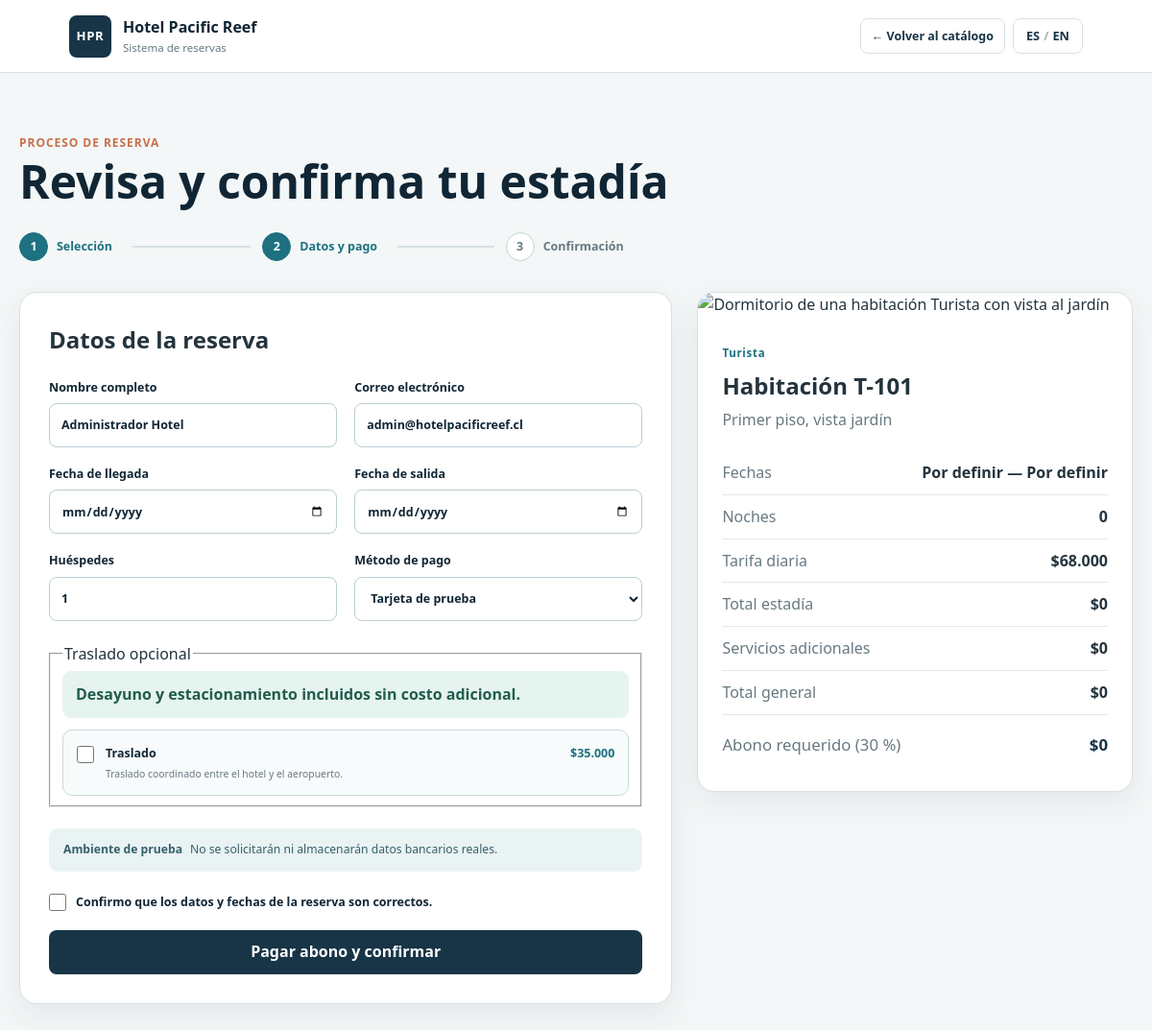
The page /reservation.php?room=1 (signed in) on the database its author committed.
### tables this page shows
CREATE TABLE services (
    id BIGINT UNSIGNED AUTO_INCREMENT PRIMARY KEY,
    name VARCHAR(120) NOT NULL UNIQUE,
    description VARCHAR(500) NOT NULL,
    price DECIMAL(12, 2) NOT NULL DEFAULT 0,
    is_active BOOLEAN NOT NULL DEFAULT TRUE,
    CONSTRAINT chk_service_price CHECK (price >= 0)
);

CREATE TABLE rooms (
    id BIGINT UNSIGNED AUTO_INCREMENT PRIMARY KEY,
    room_type_id BIGINT UNSIGNED NOT NULL,
    capacity TINYINT UNSIGNED NOT NULL,
    room_number VARCHAR(20) NOT NULL UNIQUE,
    location VARCHAR(120) NOT NULL,
    description VARCHAR(500) NOT NULL,
    equipment JSON NOT NULL,
    image_url VARCHAR(500) NULL,
    status ENUM('available', 'occupied', 'maintenance', 'inactive') NOT NULL DEFAULT 'available',
    created_at TIMESTAMP NOT NULL DEFAULT CURRENT_TIMESTAMP,
    updated_at TIMESTAMP NOT NULL DEFAULT CURRENT_TIMESTAMP ON UPDATE CURRENT_TIMESTAMP,
    CONSTRAINT fk_rooms_room_type
        FOREIGN KEY (room_type_id) REFERENCES room_types(id),
    CONSTRAINT chk_room_capacity CHECK (capacity > 0)
);

CREATE TABLE room_types (
    id BIGINT UNSIGNED AUTO_INCREMENT PRIMARY KEY,
    name VARCHAR(80) NOT NULL UNIQUE,
    description VARCHAR(500) NOT NULL,
    base_price DECIMAL(12, 2) NOT NULL,
    max_guests TINYINT UNSIGNED NOT NULL,
    created_at TIMESTAMP NOT NULL DEFAULT CURRENT_TIMESTAMP,
    CONSTRAINT chk_room_type_price CHECK (base_price > 0),
    CONSTRAINT chk_room_type_capacity CHECK (max_guests > 0)
);

### src/Support/I18n.php (called while the page is built, shortened)
<?php
final class I18n
{
    public static function language(): string
    {
        return (string) ($_SESSION['language'] ?? 'es');
    }
}

### public/_bootstrap.php (called while the page is built, shortened)
<?php
$projectRoot = dirname(__DIR__);
require_once $projectRoot . '/src/Auth/Auth.php';
require_once $projectRoot . '/src/Support/I18n.php';
if (!function_exists('escape')) {
    function escape(string $value): string
    {
        return htmlspecialchars($value, ENT_QUOTES, 'UTF-8');
    }
}
if (!function_exists('languageUrl')) {
    function languageUrl(string $language): string
    {
        $return = (string) ($_SERVER['REQUEST_URI'] ?? '/index.php');
        return '/language.php?lang=' . rawurlencode($language) . '&return=' . rawurlencode($return);
    }
}

### src/Database/Connection.php (called while the page is built, shortened)
<?php
final class Connection
{
    public static function create(): PDO
    {
        $projectRoot = dirname(__DIR__, 2);
        $configFile = $projectRoot . '/config/database.php';
        $config = require (is_file($configFile)
            ? $configFile
            : $projectRoot . '/config/database.example.php');
        $dsn = sprintf(
            'mysql:host=%s;port=%d;dbname=%s;charset=%s',
            $config['host'],
            $config['port'],
            $config['database'],
            $config['charset']
        );
        return new PDO($dsn, $config['username'], $config['password'], [
            PDO::ATTR_ERRMODE => PDO::ERRMODE_EXCEPTION,
            PDO::ATTR_DEFAULT_FETCH_MODE => PDO::FETCH_ASSOC,
            PDO::ATTR_EMULATE_PREPARES => false,
        ]);
    }
}

### config/database.example.php (called while the page is built, shortened)
<?php
return [
    'host' => getenv('DB_HOST') ?: '127.0.0.1',
    'port' => (int) (getenv('DB_PORT') ?: 3306),
    'database' => getenv('DB_NAME') ?: 'hotel_pacific_reef',
    'username' => getenv('DB_USER') ?: 'root',
    'password' => getenv('DB_PASSWORD') ?: '',
    'charset' => 'utf8mb4',
];

### src/Repositories/ReservationRepository.php (called while the page is built, shortened)
<?php
final class ReservationRepository
{
    public function room(int $id): ?array
    {
        $statement = $this->pdo->prepare(
            'SELECT rooms.*, room_types.name AS category,
                    room_types.base_price AS price
             FROM rooms
             INNER JOIN room_types ON room_types.id = rooms.room_type_id
             WHERE rooms.id = :id'
        );
        $statement->execute(['id' => $id]);
        $room = $statement->fetch();
        return $room === false ? null : $room;
    }
    public function services(): array
    {
        return $this->pdo->query(
            "SELECT id, name, description, price FROM services
             WHERE is_active = 1 AND name = 'Traslado' ORDER BY id"
        )->fetchAll();
    }
}

### src/Auth/Auth.php (called while the page is built, shortened)
<?php
final class Auth
{
    public static function user(): ?array
    {
        $user = $_SESSION['auth_user'] ?? null;
        return is_array($user) ? $user : null;
    }
}

### src/Data/room_galleries.php (called while the page is built, shortened)
<?php
return [
    'Turista' => [
        ['src' => 'assets/images/rooms/turista-room-main.png', 'alt' => 'Dormitorio de una habitación Turista con vista al jardín'],
        ['src' => 'assets/images/rooms/turista-room-detail.png', 'alt' => 'Espacio de descanso y trabajo de una habitación Turista'],
        ['src' => 'assets/images/rooms/turista-room-bathroom.png', 'alt' => 'Baño privado de una habitación Turista'],
    ],
    'Premium' => [
        ['src' => 'assets/images/rooms/premium-room-main.png', 'alt' => 'Dormitorio de una habitación Premium con vista al mar'],
        ['src' => 'assets/images/rooms/premium-room-terrace.png', 'alt' => 'Terraza privada de una habitación Premium'],
        ['src' => 'assets/images/rooms/premium-room-bathroom.png', 'alt' => 'Baño con jacuzzi de una habitación Premium'],
    ],
];

### public/reservation.php (the view, shortened to what this page needs)
<?php
require __DIR__ . '/_bootstrap.php';
require $projectRoot . '/src/Database/Connection.php';
require $projectRoot . '/src/Repositories/ReservationRepository.php';
$roomGalleries = require $projectRoot . '/src/Data/room_galleries.php';
function money(float $value): string
{
    return '$' . number_format($value, 0, ',', '.');
}
$error = null;
$confirmation = null;
$services = [];
$authUser = Auth::user();
$roomId = (int) ($_POST['room_id'] ?? $_GET['room'] ?? 0);
$checkIn = (string) ($_POST['check_in'] ?? $_GET['check_in'] ?? '');
$checkOut = (string) ($_POST['check_out'] ?? $_GET['check_out'] ?? '');
$guests = (int) ($_POST['guests'] ?? $_GET['guests'] ?? 1);
$room = null;
try {
    $repository = new ReservationRepository(Connection::create());
    $services = $repository->services();
    $room = $repository->room($roomId);
} catch (Throwable $exception) {
    $error = $exception->getMessage();
}
$gallery = $room !== null ? ($roomGalleries[$room['category']] ?? $roomGalleries['Turista']) : [];
$nights = 0;
$total = $room !== null ? (float) $room['price'] * $nights : 0;
$deposit = round($total * 0.30, 2);
?>
<!DOCTYPE html>
<html lang="<?= I18n::language() ?>">
<head>
    <link rel="stylesheet" href="assets/css/styles.css">
    <link rel="stylesheet" href="assets/css/auth.css">
    <link rel="stylesheet" href="assets/css/reservation.css">
    <link rel="stylesheet" href="assets/css/week7.css">
    <link rel="stylesheet" href="assets/css/responsive.css">
</head>
<body class="reservation-page">
<header class="site-header compact-header">
    <a class="brand" href="index.php" aria-label="Hotel Pacific Reef, volver al inicio">
        <span class="brand-mark" aria-hidden="true">HPR</span>
        <span class="brand-copy"><strong>Hotel Pacific Reef</strong><small>Sistema de reservas</small></span>
    </a>
    <div class="account-links"><a class="back-link" href="index.php#habitaciones">← Volver al catálogo</a><a class="language-button" href="<?= escape(languageUrl(I18n::language() === 'es' ? 'en' : 'es')) ?>" aria-label="Cambiar idioma">ES <span>/</span> EN</a></div>
</header>
<main class="reservation-main">
    <?php if ($confirmation !== null): ?>
        <section class="confirmation-card" aria-labelledby="confirmationTitle">
            <div class="confirmation-icon" aria-hidden="true">✓</div>
            <p class="section-kicker">Pago de prueba aprobado</p>
            <h1 id="confirmationTitle">Reserva confirmada</h1>
            <p>La reserva, el ticket y el correo de confirmación de prueba fueron generados correctamente.</p>
            <div class="ticket ticket-result">
                <div>
                    <span>Código de reserva</span>
                    <strong><?= escape($confirmation['code']) ?></strong>
                    <dl>
                        <div><dt>Habitación</dt><dd><?= escape($confirmation['room_number'] . ' · ' . $confirmation['category']) ?></dd></div>
                        <div><dt>Estadía</dt><dd><?= escape($confirmation['check_in']) ?> al <?= escape($confirmation['check_out']) ?></dd></div>
                        <div><dt>Huéspedes</dt><dd><?= (int) $confirmation['guests'] ?></dd></div>
                        <div><dt>Habitación</dt><dd><?= money((float) $confirmation['room_total']) ?></dd></div>
                        <div><dt>Servicios</dt><dd><?= money((float) $confirmation['service_total']) ?></dd></div>
                        <div><dt>Total</dt><dd><?= money((float) $confirmation['total']) ?></dd></div>
                        <div><dt>Abono pagado</dt><dd><?= money((float) $confirmation['deposit']) ?></dd></div>
                    </dl>
                    <?php if ($confirmation['services'] !== []): ?>
                        <p><strong>Servicios contratados:</strong></p>
                        <ul>
                            <?php foreach ($confirmation['services'] as $service): ?>
                                <li><?= escape((string) $service['name']) ?> × <?= (int) $service['quantity'] ?> — <?= money((float) $service['subtotal']) ?></li>
                            <?php endforeach; ?>
                        </ul>
                    <?php endif; ?>
                </div>
                <img src="<?= escape($confirmation['qr_url']) ?>" width="260" height="260" alt="Código QR del ticket <?= escape($confirmation['code']) ?>">
            </div>
            <p class="mail-status">El pago fue procesado y el correo quedó disponible en la bandeja de prueba del sistema.</p>
            <div class="confirmation-actions">
                <a class="secondary-button" href="<?= escape($confirmation['ticket_url']) ?>" target="_blank" rel="noopener">Abrir ticket verificable</a>
                <a class="secondary-button" href="<?= escape($confirmation['mail_preview_url']) ?>" target="_blank" rel="noopener">Ver correo generado</a>
                <a class="primary-button" href="index.php">Volver al inicio</a>
            </div>
        </section>
    <?php elseif ($room !== null): ?>
        <section class="reservation-intro">
            <p class="section-kicker">Proceso de reserva</p>
            <h1>Revisa y confirma tu estadía</h1>
            <ol class="stepper" aria-label="Progreso de la reserva">
                <li class="complete"><span>1</span>Selección</li>
                <li class="active"><span>2</span>Datos y pago</li>
                <li><span>3</span>Confirmación</li>
            </ol>
        </section>
        <div class="reservation-layout">
            <section class="reservation-form-card" aria-labelledby="formTitle">
                <h2 id="formTitle">Datos de la reserva</h2>
                <form method="post">
                    <div class="field-grid">
                        <label>Nombre completo<input value="<?= escape((string) $authUser['full_name']) ?>" autocomplete="name" readonly></label>
                        <label>Correo electrónico<input type="email" value="<?= escape((string) $authUser['email']) ?>" autocomplete="email" readonly></label>
                        <label>Fecha de llegada<input name="check_in" type="date" min="<?= date('Y-m-d') ?>" value="<?= escape($checkIn) ?>" required></label>
                        <label>Fecha de salida<input name="check_out" type="date" min="<?= date('Y-m-d', strtotime('+1 day')) ?>" value="<?= escape($checkOut) ?>" required></label>
                        <label>Huéspedes<input name="guests" type="number" min="1" max="<?= (int) $room['capacity'] ?>" value="<?= $guests ?>" required></label>
                        <label>Método de pago<select name="payment_method"><option>Tarjeta de prueba</option></select></label>
                    </div>
                    <?php if ($services !== []): ?>
                        <fieldset class="service-options">
                            <legend>Traslado opcional</legend>
                            <p class="included-services">Desayuno y estacionamiento incluidos sin costo adicional.</p>
                            <?php foreach ($services as $service): ?>
                                <label class="service-option">
                                    <input type="checkbox" name="services[]" value="<?= (int) $service['id'] ?>" data-price="<?= escape((string) $service['price']) ?>" data-name="<?= escape((string) $service['name']) ?>">
                                    <span><strong><?= escape((string) $service['name']) ?></strong><small><?= escape((string) $service['description']) ?></small></span>
                                    <span class="service-price"><?= money((float) $service['price']) ?></span>
                                </label>
                            <?php endforeach; ?>
                        </fieldset>
                    <?php endif; ?>
                    <div class="test-payment"><strong>Ambiente de prueba</strong><span>No se solicitarán ni almacenarán datos bancarios reales.</span></div>
                    <label class="terms"><input type="checkbox" name="confirm_terms" value="1" required> Confirmo que los datos y fechas de la reserva son correctos.</label>
                    <button class="primary-button confirm-button" type="submit">Pagar abono y confirmar</button>
                </form>
            </section>
            <aside class="reservation-summary" aria-labelledby="summaryTitle" data-daily-rate="<?= escape((string) $room['price']) ?>" data-guests="<?= $guests ?>" data-nights="<?= $nights ?>">
                <?php if ($gallery !== []): ?><img src="<?= escape($gallery[0]['src']) ?>" alt="<?= escape($gallery[0]['alt']) ?>"><?php endif; ?>
                <div>
                    <span class="room-code"><?= escape($room['category']) ?></span>
                    <h2 id="summaryTitle">Habitación <?= escape($room['room_number']) ?></h2>
                    <p><?= escape($room['location']) ?></p>
                    <dl>
                        <div><dt>Fechas</dt><dd><?= escape($checkIn ?: 'Por definir') ?> — <?= escape($checkOut ?: 'Por definir') ?></dd></div>
                        <div><dt>Noches</dt><dd id="nightsCount"><?= $nights ?></dd></div>
                        <div><dt>Tarifa diaria</dt><dd><?= money((float) $room['price']) ?></dd></div>
                        <div><dt>Total estadía</dt><dd id="roomTotal"><?= money($total) ?></dd></div>
                        <div><dt>Servicios adicionales</dt><dd id="serviceTotal"><?= money(0) ?></dd></div>
                        <div><dt>Total general</dt><dd id="grandTotal"><?= money($total) ?></dd></div>
                        <div class="deposit"><dt>Abono requerido (30 %)</dt><dd id="depositTotal"><?= money($deposit) ?></dd></div>
                    </dl>
                </div>
            </aside>
        </div>
    <?php else: ?>
        <section class="confirmation-card"><h1>No fue posible abrir la reserva</h1><p><?= escape($error ?? 'Selecciona una habitación desde el catálogo.') ?></p><a class="primary-button" href="index.php#habitaciones">Ver habitaciones</a></section>
    <?php endif; ?>
</main>
</body>
</html>

### rows shown on the page
services: name "Traslado", description "Traslado coordinado entre el hotel y el aeropuerto.", price "$35.000"
rooms: room_type.name "Turista", room_number "T-101", location "Primer piso, vista jardín", room_type.base_price "$68.000", room_type.base_price "$0"

### other values the page prints
$checkIn ?: 'Por definir' "Por definir"
$checkOut ?: 'Por definir' "Por definir"
$nights "0"
